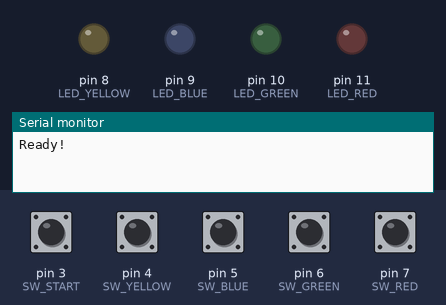
A sketch run on a simulated Arduino Uno, built with avr-gcc and run on an emulated ATmega328P. Shown: output pins drawn as LEDs (lit = HIGH), the last lines printed to the serial monitor. Dashed ring = blinking. Inputs (shaded band) come from the test bench; at power-on: pin 3 (SW_START), pin 4 (SW_YELLOW), pin 5 (SW_BLUE), pin 6 (SW_GREEN), pin 7 (SW_RED) LOW. Random numbers use the default seed unless the sketch sets one.

Above: at 1.2 s.
1.3 s: pin 3 (SW_START) pulled HIGH for 3.2 s
At 2.1 s:
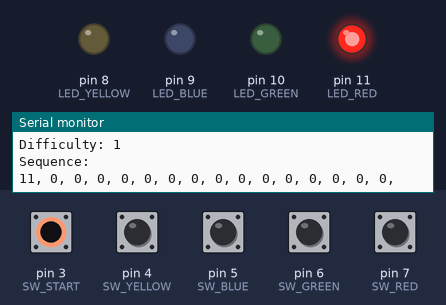
At 3.3 s:
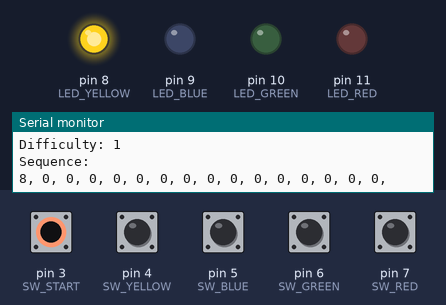
6.3 s: pin 4 (SW_YELLOW) pulled HIGH for 1 s
At 8.7 s:
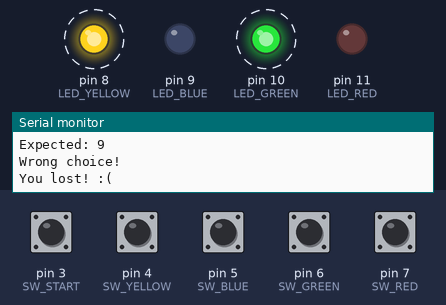
Timing chart, 0 to 16.3 s (numbered marks = the images above; inputs shaded):
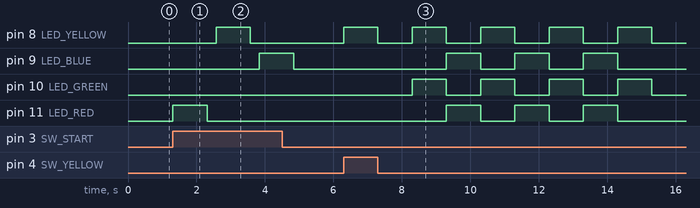

Measured:
- after the input at 1.3 s, pin 8 (LED_YELLOW): LOW → HIGH after 1.3 s, → LOW 1.0 s later; pin 9 (LED_BLUE): LOW → HIGH after 2.5 s, → LOW 1.0 s later; pin 11 (LED_RED): LOW → HIGH at once, → LOW 1.0 s later
- after the input at 6.3 s, pin 8 (LED_YELLOW): alternates HIGH for 1.0 s and LOW for 1.0 s, starting at once; pin 9 (LED_BLUE), pin 11 (LED_RED): alternates HIGH for 1.0 s and LOW for 1.0 s, 6 changes in all, then stays LOW, starting after 3.0 s; pin 10 (LED_GREEN): alternates HIGH for 1.0 s and LOW for 1.0 s, starting after 2.0 s

The sketch:

realsimon.ino
```cpp
#define SW_RED 7
#define SW_GREEN 6
#define SW_BLUE 5
#define SW_YELLOW 4
#define SW_START 3

#define LED_RED 11
#define LED_GREEN 10
#define LED_BLUE 9
#define LED_YELLOW 8

void setup() {
  Serial.begin(9600);

  //Get a random seed for the random number generator
  randomSeed(analogRead(0));

  pinMode(SW_RED, INPUT);
  pinMode(SW_GREEN, INPUT);
  pinMode(SW_BLUE, INPUT);
  pinMode(SW_YELLOW, INPUT);

  pinMode(LED_RED, OUTPUT);
  pinMode(LED_GREEN, OUTPUT);
  pinMode(LED_BLUE, OUTPUT);
  pinMode(LED_YELLOW, OUTPUT);

  digitalWrite(LED_RED, LOW);
  digitalWrite(LED_GREEN, LOW);
  digitalWrite(LED_BLUE, LOW);
  digitalWrite(LED_YELLOW, LOW);
}

// Generate initial game sequence
void initSeq(int seq[], int seqLen) {
  for (int i = 0; i < seqLen; i++) {
    int num = random(0, 4);
    switch (num) {
      case 0:
        seq[i] = LED_RED;
        break;
      case 1:
        seq[i] = LED_GREEN;
        break;
      case 2:
        seq[i] = LED_BLUE;
        break;
      case 3:
        seq[i] = LED_YELLOW;
        break;
    }
  }
  /*
    seq[0] = LED_RED;
    seq[1] = LED_GREEN;
    seq[2] = LED_BLUE;
    seq[3] = LED_YELLOW;
  */
}

// Displays the current sequence to the LEDs
void showSeq(int seq[], int seqLen) {
  for (int i = 0; i < seqLen; i++) {
    digitalWrite(seq[i], HIGH);
    delay(1000);
    digitalWrite(seq[i], LOW);
    delay(200);
  }
}

bool debounce() {
  return digitalRead(SW_RED) || digitalRead(SW_GREEN) || digitalRead(SW_BLUE) || digitalRead(SW_YELLOW);
}

// Read the player's attempt at the game sequence
int readSeq(int seq[], int seqLen) {
  int pos = 0;
  int choice;
  while (pos < seqLen) {
    Serial.println("Starting read loop");
    choice = 0;

    // Read one choice from player
    while (choice == 0) {
      if (digitalRead(SW_RED) == HIGH) {
        digitalWrite(LED_RED, HIGH);
        choice = LED_RED;
        Serial.println("Got input from red");
        break;
      }

      if (digitalRead(SW_GREEN) == HIGH) {
        digitalWrite(LED_GREEN, HIGH);
        choice = LED_GREEN;
        Serial.println("Got input from green");
        break;
      }

      if (digitalRead(SW_BLUE) == HIGH) {
        digitalWrite(LED_BLUE, HIGH);
        choice = LED_BLUE;
        Serial.println("Got input from blue");
        break;
      }

      if (digitalRead(SW_YELLOW) == HIGH) {
        digitalWrite(LED_YELLOW, HIGH);
        choice = LED_YELLOW;
        Serial.println("Got input from yellow");
        break;
      }

      if (digitalRead(SW_START) == HIGH) {
        return 2;
      }
    }


    Serial.println("Read choice");
    Serial.print("Selected: "),
                 Serial.println(choice);
    Serial.print("Expected: ");
    Serial.println(seq[pos]);

    // Wait for button do debounce
    while (debounce()) {}

    // Compare choice to sequence
    if (seq[pos] != choice) {
      Serial.println("Wrong choice!");
      return 0;
    }

    pos++;
    digitalWrite(LED_RED, LOW);
    digitalWrite(LED_GREEN, LOW);
    digitalWrite(LED_BLUE, LOW);
    digitalWrite(LED_YELLOW, LOW);
  }
  return 1;
}

void printArray(int arr[]) {
  for (int i = 0; i < 4; i++) {
    Serial.println(arr[i]);
  }
}

// the loop function runs over and over again forever
void loop() {
  int level = 0;
  const int maxLevel = 3;
  int sequence[16] = {0,0,0,0,0,0,0,0,0,0,0,0,0,0,0,0};
  int baseDifficulty = 1;
  const int difficultyIncrease = 1;
  Serial.println("Ready!");
  // Game loop
  while (1) {
    int result;
    if (level == 0) {
      // Wait for start button to be pressed
      while (digitalRead(SW_START) == 0) {}
      // Initialize the sequence
      initSeq(sequence, baseDifficulty);
    } else {
      delay(1000);
      int seq[difficultyIncrease];
      // Get new elements for the sequence
      initSeq(seq, difficultyIncrease);
      // Append new elements to the main sequence
      for (int i = 0; i < difficultyIncrease; i++){
        sequence[baseDifficulty + i] = seq[i];
      }
      baseDifficulty = baseDifficulty + difficultyIncrease;
    }

    int seqLen = baseDifficulty;
    Serial.print("Difficulty: ");
    Serial.println(baseDifficulty);
    Serial.println("Sequence: ");
    for (int x = 0; x< 16; x++){
      Serial.print(sequence[x]);
      Serial.print(", ");
    }
    Serial.println();

    // Display the sequence
    showSeq(sequence, seqLen);

    // Wait for user input
    result = readSeq(sequence, seqLen);

    // Check the result from readSeq
    if (result == 1) {
      if (level == maxLevel) {
        Serial.println("Level cleared!");
        winAnimation();
        level = 0;
        // Start over
        break;
      } else {
        level++;
        // Continue to next level
        continue;
      }
    } else if (result == 0) {
      Serial.println("You lost! :(");
      loseAnimation();
      level = 0;
      // Start over
      break;
    } else if (result == 2) {
      Serial.println("Restarting game...");
      // Start over
      break;
    }
  }
}

void loseAnimation() {

  int colours[4];
  colours[0] = LED_RED;
  colours[1] = LED_GREEN;
  colours[2] = LED_BLUE;
  colours[3] = LED_YELLOW;

  int sequence[8][4] = {
    {0, 0, 0, 0},
    {0, 1, 0, 1},
    {1, 0, 1, 0},
    {0, 1, 0, 1},
    {1, 0, 1, 0},
    {0, 1, 0, 1},
    {1, 0, 1, 0},
    {0, 1, 0, 1}
  };
  for (int i = 0; i < (sizeof(sequence) / sizeof(sequence[0])); i++) {
    for (int j = 0; j < 4; j++) {
      digitalWrite(colours[j], sequence[i][j]);
    }
    delay(1000);
  }

  digitalWrite(LED_RED, LOW);
  digitalWrite(LED_GREEN, LOW);
  digitalWrite(LED_BLUE, LOW);
  digitalWrite(LED_YELLOW, LOW);
}

void winAnimation() {

  int colours[4];
  colours[0] = LED_RED;
  colours[1] = LED_GREEN;
  colours[2] = LED_BLUE;
  colours[3] = LED_YELLOW;

  int sequence[18][4] = {
    {0, 0, 0, 0},
    {1, 1, 0, 0},
    {0, 1, 1, 0},
    {0, 0, 1, 1},
    {1, 0, 0, 1},
    {1, 1, 0, 0},
    {0, 1, 1, 0},
    {0, 0, 1, 1},
    {1, 0, 0, 1},
    {1, 1, 0, 0},
    {0, 1, 1, 0},
    {0, 0, 1, 1},
    {1, 0, 0, 1},
    {1, 1, 0, 0},
    {0, 1, 1, 0},
    {0, 0, 1, 1},
    {1, 0, 0, 1},
    {1, 1, 0, 0}
  };
  for (int i = 0; i < (sizeof(sequence) / sizeof(sequence[0])); i++) {
    for (int j = 0; j < 4; j++) {
      digitalWrite(colours[j], sequence[i][j]);
    }
    delay(200);
  }

  digitalWrite(LED_RED, LOW);
  digitalWrite(LED_GREEN, LOW);
  digitalWrite(LED_BLUE, LOW);
  digitalWrite(LED_YELLOW, LOW);
}
```
